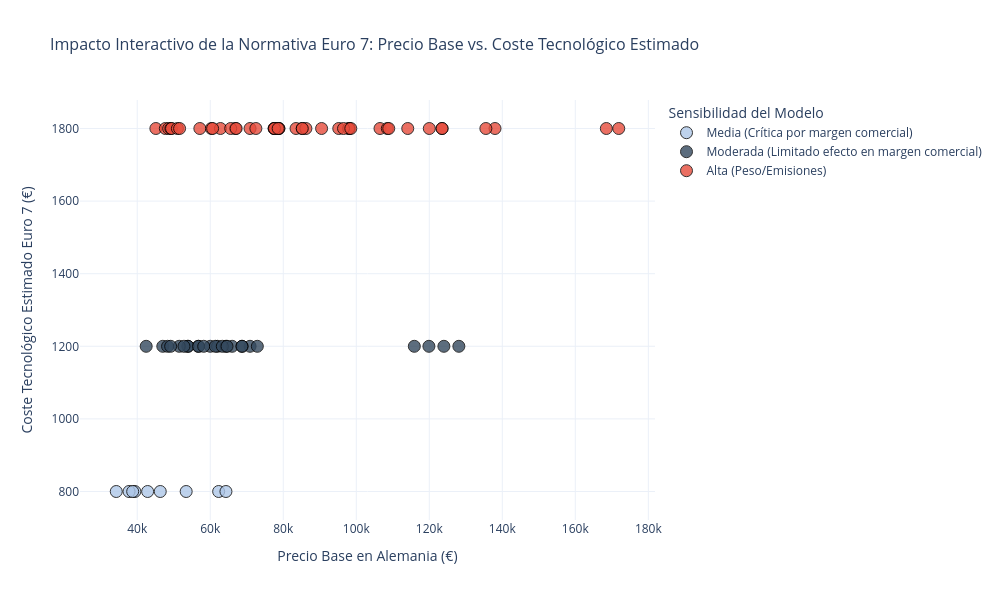

Source (notebook cell):
### Markdown cell above
¿Qué reflejan los datos que nos aporta esta tabla? 

- Esta simulación comercial refleja el impacto directo en el bolsillo del cliente al absorber el coste tecnológico sumado al impuessto estatal.
- Vemos de manera transparente si el precio final resultante sigue siendo competitivo respecto a sus rivales más directos.

### Code cell
import plotly.express as px

# Crear el gráfico de dispersión interactivo con Plotly Express
fig = px.scatter(
    df,
    x='Alemania',
    y='CosteEuro7_Est',
    color='Sensibilidad_Euro7',
    hover_name='Modelo',  # Al pasar el cursor, mostrará el nombre del modelo
    title='Impacto Interactivo de la Normativa Euro 7: Precio Base vs. Coste Tecnológico Estimado',
    labels={
        'Alemania': 'Precio Base en Alemania (€)',
        'CosteEuro7_Est': 'Coste Tecnológico Estimado Euro 7 (€)',
        'Sensibilidad_Euro7': 'Sensibilidad del Modelo'
    },
    color_discrete_map={
        'Alta (Peso/Emisiones)': '#e74c3c', 
        'Moderada (Limitado efecto en margen comercial)': '#34495e',
        'Media (Crítica por margen comercial)': '#aec7e8'
    },
    template='plotly_white'
)

# Personalizar el diseño del gráfico (tamaño de puntos y márgenes)
fig.update_traces(marker=dict(size=12, opacity=0.8, line=dict(width=1, color='Black')))
fig.update_layout(
    width=1000, 
    height=600,
    title_font_size=16,
    legend_title_text='Sensibilidad del Modelo'
)

# Mostrar el gráfico interactivo
fig.show()

### Figure 1 — Plotly figure (JSON) as saved in the notebook; plotly's stock layout.template omitted (floating-point values rounded to 4 significant figures)
{"data": [{"hovertemplate": "<b>%{hovertext}</b><br><br>Sensibilidad del Modelo=Media (Crítica por margen comercial)<br>Precio Base en Alemania (€)=%{x}<br>Coste Tecnológico Estimado Euro 7 (€)=%{y}<extra></extra>", "hovertext": ["Serie 1  116i", "Serie 1  118d", "Serie 2 Coupe  218i", "Serie 2 coupe  220d", "Serie 2 Gran Coupe 218i", "Serie 2 Gran Coupe  220d", "Serie 5 520d", "Serie 2 Active Tourer 218i", "Serie 5 Touring 520d"], "legendgroup": "Media (Crítica por margen comercial)", "marker": {"color": "#aec7e8", "line": {"color": "Black", "width": 1}, "opacity": 0.8, "size": 12, "symbol": "circle"}, "mode": "markers", "name": "Media (Crítica por margen comercial)", "orientation": "v", "showlegend": true, "type": "scatter", "x": [34250, 39350, 46300, 53400, 37750, 42850, 62300, 38750, 64300], "xaxis": "x", "y": [800, 800, 800, 800, 800, 800, 800, 800, 800], "yaxis": "y"}, {"hovertemplate": "<b>%{hovertext}</b><br><br>Sensibilidad del Modelo=Moderada (Limitado efecto en margen comercial)<br>Precio Base en Alemania (€)=%{x}<br>Coste Tecnológico Estimado Euro 7 (€)=%{y}<extra></extra>", "hovertext": ["Serie 4 coupe 420i", "Serie 4 coupe 420d", "Serie 4 Gran Coupe 420i", "Serie 4 Gran Coupe 420d", "Serie 3 320i", "Serie 3 318d", "Serie 5 520i", "Serie 7 730i", "Serie 7 740d", "Serie 2 active Tourer 218d", "Serie 3 Touring 320i", "Serie 3 Touring 318d", "Serie 5 Touring 520i", "Serie 4 Cabrio 420i", "Serie 4 Cabrio 420d", "Z4 sDrive", "I4 Gran Coupe eDrive 35", "i5 eDrive 40", "i5 Touring eDrive 40", "i7 eDrive 50", "Serie 2 Active Tourer 225e", "Serie 3 330e", "Serie 3 Touring 330e", "Serie 5 530e", "Serie 5 Touring 530e", "Serie 7 750e"], "legendgroup": "Moderada (Limitado efecto en margen comercial)", "marker": {"color": "#34495e", "line": {"color": "Black", "width": 1}, "opacity": 0.8, "size": 12, "symbol": "circle"}, "mode": "markers", "name": "Moderada (Limitado efecto en margen comercial)", "orientation": "v", "showlegend": true, "type": "scatter", "x": [53900, 56700, 53900, 56800, 47000, 51500, 60000, 124000, 119900, 42450, 48300, 52800, 62000, 61400, 64300, 66000, 58200, 70900, 72900, 115900, 49150, 63300, 64600, 68700, 68700, 128100], "xaxis": "x", "y": [1200, 1200, 1200, 1200, 1200, 1200, 1200, 1200, 1200, 1200, 1200, 1200, 1200, 1200, 1200, 1200, 1200, 1200, 1200, 1200, 1200, 1200, 1200, 1200, 1200, 1200], "yaxis": "y"}, {"hovertemplate": "<b>%{hovertext}</b><br><br>Sensibilidad del Modelo=Alta (Peso/Emisiones)<br>Precio Base en Alemania (€)=%{x}<br>Coste Tecnológico Estimado Euro 7 (€)=%{y}<extra></extra>", "hovertext": ["X1 sDrive 20i", "X1 sDrive 20d", "X2 sDrive 20i", "X2 sDrive 18d", "X3 xDrive 20i", "X3 xDrive 20d", "X5 xDrive 40i", "X5 xDrive 30d", "X6 xDrive 40i M Sport", "X6 xDrive 30d M Sport", "X7 xDrive 4i", "X7 xDrive 40d", "iX1 eDrive 20", "iX2 eDrive 20", "iX3 xDrive 50", "iX xDrive 45", "X1 xDrive 25e", "X3 xDrive 30e", "X5 xDrive 50e", "Serie 1 M135 xDrive", "Serie 2 Gran Coupe M235i xDrive", "M2", "M3", "M3 Touring", "Serie 3 M340i xDrive", "Serie 3 Touring M340i xDrive", "Serie 3 M340d xDrive", "Serie 3 Touring M340d xDrive", "M4 Coupe", "Serie 4 M440i xDrive", "Serie 4 M440d xDrive", "M4 Cabrio", "Serie 4 Cabrio M440i xDrive", "Serie 4 Cabrio M440d xDrive", "X1 M35i xDrive", "X2 M35i xDrive", "X3 M50i xDrive", "X5 M", "X5 M60i xDrive", "X6 M", "X6 M60i xDrive", "X7 M60i xDrive", "XM"], "legendgroup": "Alta (Peso/Emisiones)", "marker": {"color": "#e74c3c", "line": {"color": "Black", "width": 1}, "opacity": 0.8, "size": 12, "symbol": "circle"}, "mode": "markers", "name": "Alta (Peso/Emisiones)", "orientation": "v", "showlegend": true, "type": "scatter", "x": [45100, 47700, 48600, 49200, 60300, 62800, 95200, 98100, 123500, 90500, 106500, 108500, 49400, 51000, 70900, 83500, 51600, 66900, 97900, 57150, 60650, 77500, 96500, 108900, 72500, 78800, 77500, 78800, 98500, 77600, 78600, 114100, 85200, 86200, 65600, 67100, 85200, 168500, 120000, 171900, 123500, 138000, 135500], "xaxis": "x", "y": [1800, 1800, 1800, 1800, 1800, 1800, 1800, 1800, 1800, 1800, 1800, 1800, 1800, 1800, 1800, 1800, 1800, 1800, 1800, 1800, 1800, 1800, 1800, 1800, 1800, 1800, 1800, 1800, 1800, 1800, 1800, 1800, 1800, 1800, 1800, 1800, 1800, 1800, 1800, 1800, 1800, 1800, 1800], "yaxis": "y"}], "layout": {"height": 600, "legend": {"title": {"text": "Sensibilidad del Modelo"}, "tracegroupgap": 0}, "title": {"font": {"size": 16}, "text": "Impacto Interactivo de la Normativa Euro 7: Precio Base vs. Coste Tecnológico Estimado"}, "width": 1000, "xaxis": {"anchor": "y", "domain": [0, 1], "title": {"text": "Precio Base en Alemania (€)"}}, "yaxis": {"anchor": "x", "domain": [0, 1], "title": {"text": "Coste Tecnológico Estimado Euro 7 (€)"}}}}
